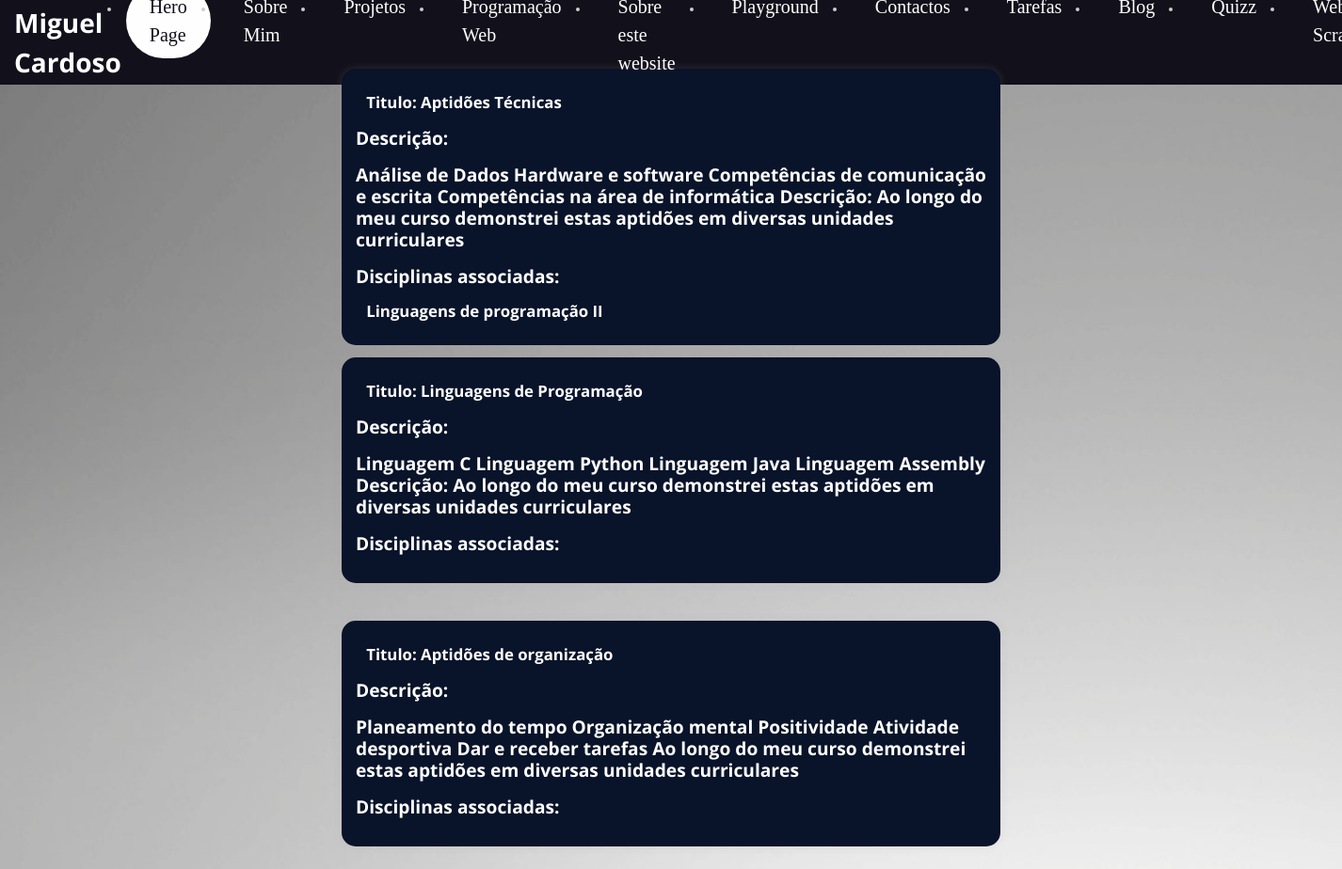
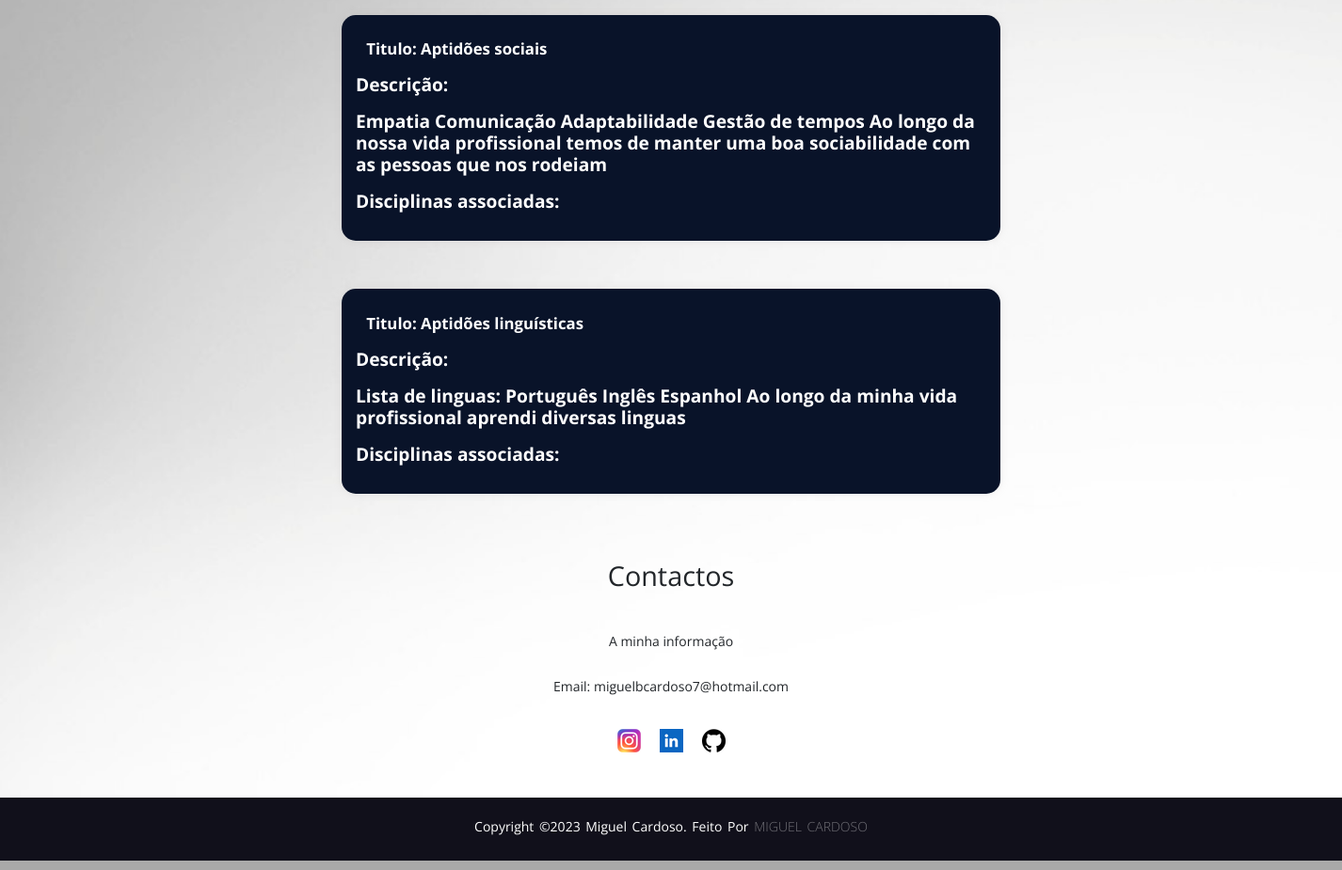
Page /portfolio/aptidoesCompetencias on the committed database (2 pictures, top to bottom).
### portfolio/models.py (models this page shows, shortened)
class AptidoesCompetencias(models.Model):
    titulo = models.CharField(max_length=50)
    descricao = models.TextField(max_length=700)
    listaProjetos = models.ManyToManyField(Projeto, related_name='aptidoesCompetencias')
    listaDisciplinas = models.ManyToManyField(Cadeira, related_name='aptidoesCompetencias')

class Cadeira(models.Model):
    nome = models.CharField(max_length=50)
    descricao = models.TextField(max_length=100)
    semestre = models.IntegerField()
    ects = models.IntegerField()
    anoLetivo = models.IntegerField()
    professores = models.ManyToManyField(Pessoa, related_name='cadeiras')
    projetosRealizados = models.ManyToManyField(Projeto, related_name='cadeiras')

### portfolio/views.py (the view)
# urls.py: path('aptidoesCompetencias', views.aptidoesCompetencias_view, name='aptidoesCompetencias'),
def aptidoesCompetencias_view(request):
    aptidoesCompetencias = AptidoesCompetencias.objects.all()
    context = {
        'aptidoesCompetencias': aptidoesCompetencias,
    }
    return render(request, 'portfolio/aptidoesCompetencias.html', context)

### portfolio/templates/portfolio/aptidoesCompetencias.html
{% extends 'portfolio/layout.html' %}
{% block main %}
{% for aptidao in aptidoesCompetencias %}
<div class="aptidoes-center">
    <div class="aptidoes-box">
        <h1>Titulo: {{ aptidao.titulo }}</h1>
        <h2>Descrição:</h2>
        <h2>{{ aptidao.descricao }}</h2>
        <h2>Disciplinas associadas:</h2>
        {% for listaDisciplina in aptidao.listaDisciplinas.all %}
        <h1>{{ listaDisciplina.nome }}</h1>
        {% endfor %}
    </div>
</div>
{% endfor %}
{% load static %}
<link rel="stylesheet" href="{% static 'portfolio/css/aptidoesCompetencias.css' %}">
<div class="footer-content">
    <h3>Contactos</h3>
    <p>A minha informação</p>
    <p>Email: miguelbcardoso7@hotmail.com</p>
    <ul class="socials">
        <li><a href="https://www.instagram.com/miguelbcardoso/"><img src="/media/instagram.png"></a></li>
        <li><a href="https://www.linkedin.com/in/miguelbcardoso/"><img src="/media/linkedin.png"></a></li>
        <li><a href="https://github.com/miguel-cardoso-a22102861"><img src="/media/githubrodape.png"></a></li>
    </ul>
</div>
<div class="footer-bottom" id="footer-bottom">
    <p>copyright &copy;2023 Miguel Cardoso. Feito por <span>Miguel Cardoso</span></p>
</div>
{% endblock %}

### portfolio/static/portfolio/css/styles.css (style rules this page uses)
* { box-sizing: border-box; margin: 0; padding: 0; font-family: 'Open Sans', sans-serif; }
h1 { display: block; font-size: 1.05em; margin-top: 0.67em; margin-bottom: 0.67em; margin-left: 0.67em; margin-right: 0; font-weight: bold; }
h2 { display: block; font-size: 1.2em; margin-top: 0.83em; margin-bottom: 0.83em; margin-left: 0; margin-right: 0; font-weight: bold; }
h3 { display: block; font-size: 1.17em; margin-top: 1em; margin-bottom: 1em; margin-left: 0; margin-right: 0; font-weight: bold; }
a { font-family: Libre Baskerville, serif; font-weight: 500; font-size: 20px; color: #072786; text-decoration: none; }
li, button { font-family: Libre Baskerville, serif; font-weight: 500; font-size: 15px; color: #cdcdcf; text-decoration: none; }
.footer-content { display: flex; align-items: center; justify-content: center; flex-direction: column; text-align: center; }
.footer-content h3 { font-size: 1.8rem; font-weight: 400; text-transform: capitalize; }
.footer-content p { max-width: 400px; margin: 10px auto; line-height: 28px; font-size: 14px; }
.socials { list-style: none; display: flex; align-items: center; justify-content: center; margin: 1rem 0 3rem 0; }
.socials li { margin: 0 10px; }
.socials a { text-decoration: none; color: #fff; }
.footer-bottom { background: #11101b; width: auto; padding: 20px 0; text-align: center; }
.footer-bottom p { text-transform: capitalize; font-size: 14px; word-spacing: 2px; text-transform: capitalize; color: white; }
.footer-bottom span { text-transform: uppercase; opacity: .4; font-weight: 200; }

### portfolio/static/portfolio/css/aptidoesCompetencias.css (style rules this page uses)
.aptidoes-center { display: flex; justify-content: center; align-items: center; height: 35vh; }
.aptidoes-box { background-color: #091329; color: #fff; padding: 15px; border-radius: 15px; box-shadow: 0 0 10px rgba(175, 172, 172, 0.2); width: 700px; margin-bottom: 20px; }

### rows in the picture
AptidoesCompetencias: titulo "Aptidões Técnicas", descricao "Análise de Dados Hardware e software Competências de comunicação e escrita Competências na área de informática Descrição: Ao longo do meu curso demonstrei estas aptidões em diversas unidades curriculares"
Cadeira: nome "Linguagens de programação II"
AptidoesCompetencias: titulo "Linguagens de Programação", descricao "Linguagem C Linguagem Python Linguagem Java Linguagem Assembly Descrição: Ao longo do meu curso demonstrei estas aptidões em diversas unidades curriculares"
AptidoesCompetencias: titulo "Aptidões de organização", descricao "Planeamento do tempo Organização mental Positividade Atividade desportiva Dar e receber tarefas Ao longo do meu curso demonstrei estas aptidões em diversas unidades curriculares"
AptidoesCompetencias: titulo "Aptidões sociais", descricao "Empatia Comunicação Adaptabilidade Gestão de tempos Ao longo da nossa vida profissional temos de manter uma boa sociabilidade com as pessoas que nos rodeiam"
AptidoesCompetencias: titulo "Aptidões linguísticas", descricao "Lista de linguas: Português Inglês Espanhol Ao longo da minha vida profissional aprendi diversas linguas"
